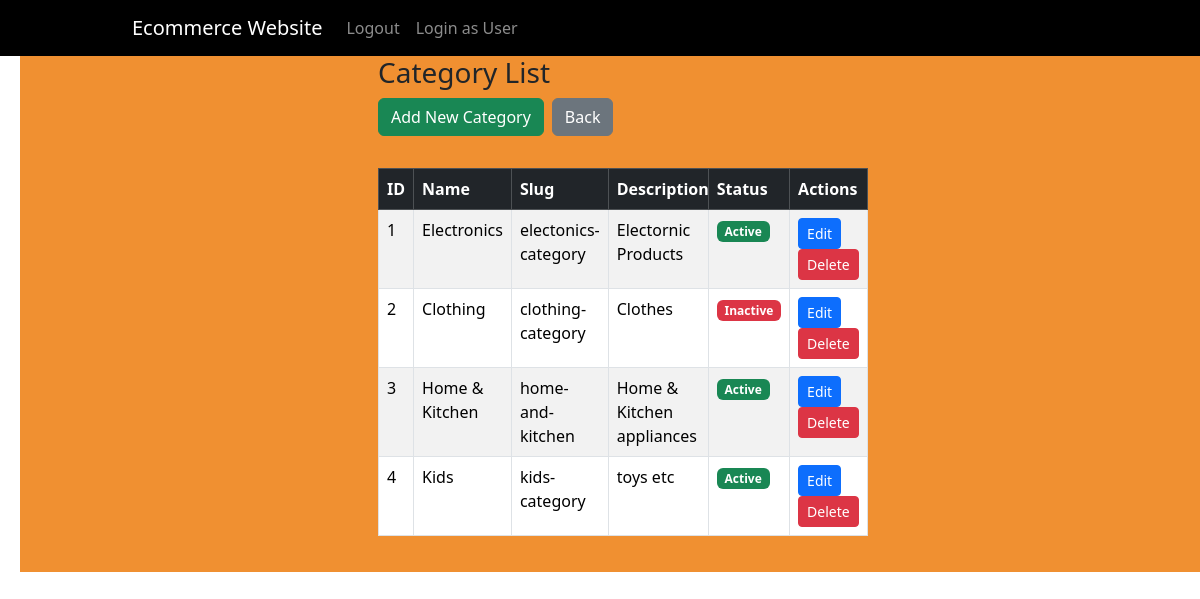
/products/category/ (signed in), run on the app's committed database.
### products/models.py (models this page shows, shortened)
class Category(models.Model):
	name=models.CharField(max_length=100,unique=True)
	slug=models.SlugField(unique=True)
	description=models.TextField(blank=True)
	status=models.BooleanField(default=True)

### products/views.py (the view)
# urls.py: path('category/', CategoryListView.as_view(), name='category_list'),
class  CategoryListView(LoginRequiredMixin,PermissionRequiredMixin,ListView):
	model=Category
	form_class=CategoryForm
	template_name='admin_panel/category_list.html'
	success_url= reverse_lazy('admin_panel:admin-dashoard')
	context_object_name='categories'
	permission_required='admin_panel.view_category'

### admin_panel/templates/admin_panel/category_list.html
{% extends "admin_panel/Base.html" %}
{% load static %}
{% block content %}
<div class="container-fluid px-2">
    <div class="row">
        <div class="col-md-12">
            <h3 class="mt-3">Category List</h3>
            <div class="mb-3 d-flex flex-wrap gap-2">
            <a href="{% url 'admin_panel:category_add' %}" class="btn btn-success mb-3">Add New Category</a>
<a href="{% url 'admin-dashboard' %}" class="btn btn-secondary mb-3">Back</a>
</div>
            {% if categories %}
            <table class="table table-bordered table-striped">
                <thead class="table-dark">
                    <tr>
                        <th>ID</th>
                        <th>Name</th>
                        <th>Slug</th>
                        <th>Description</th>
                        <th>Status</th>
                         <th>Actions</th>
                    </tr>
                </thead>
                <tbody>
                    {% for category in categories %}
                    <tr>
                        <td>{{ category.id }}</td>
                        <td>{{ category.name }}</td>
                        <td>{{ category.slug }}</td>
                         <td>{{ category.description }}</td>
                        <td>
                            {% if category.status %}
                                <span class="badge bg-success">Active</span>
                            {% else %}
                                <span class="badge bg-danger">Inactive</span>
                            {% endif %}
                        </td>
                        <td>
                            <a href="{% url 'admin_panel:category_edit' category.slug %}" class="btn btn-primary btn-sm">Edit</a>
                            <a href="{% url 'admin_panel:category_delete' category.slug %}" class="btn btn-danger btn-sm"
                               onclick="return confirm('Are you sure you want to delete this category?');">Delete</a>
                        </td>
                    </tr>
                    {% endfor %}
                </tbody>
            </table>
            {% else %}
            <p class="text-center">No categories found.</p>
            {% endif %}
        </div>
    </div>
</div>
{% endblock %}

### admin_panel/static/css/style.css (style rules this page uses)
html,body { background-color: #fff; justify-content: center; align-items: center; overflow-x: auto; }
.container-fluid { max-width: 500px; }
th, td { white-space: normal; max-width: 100px; }

### data on the page
Category: id "1", name "Electronics", slug "electonics-category", description "Electornic Products", status "Active"
Category: id "2", name "Clothing", slug "clothing-category", description "Clothes", status "Inactive"
Category: id "3", name "Home & Kitchen", slug "home-and-kitchen", description "Home & Kitchen appliances", status "Active"
Category: id "4", name "Kids", slug "kids-category", description "toys etc", status "Active"
